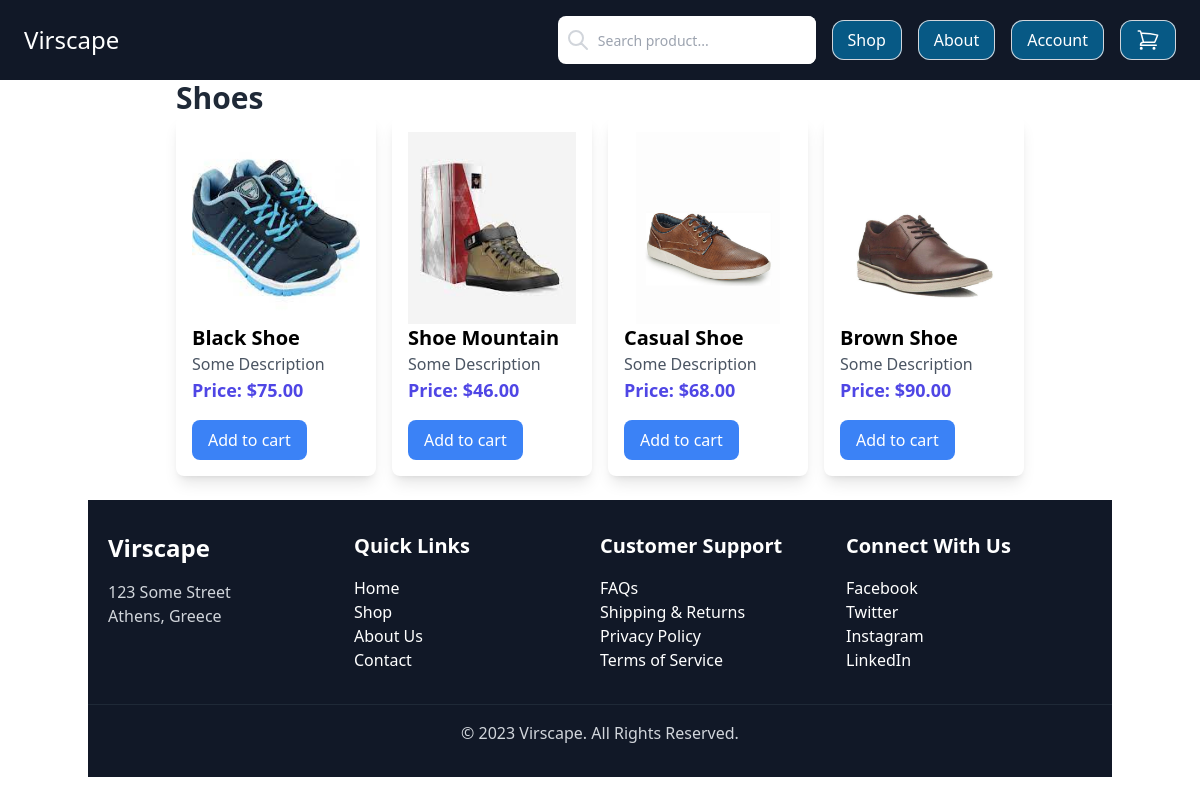
Screenshot of /shoes with the database file from the repository.
### shop/models.py (models this page shows, shortened)
class Category(models.Model):
    title = models.CharField(max_length=50)
    slug = models.SlugField(null=False, unique=True)
    image = models.ImageField(upload_to='uploads/categories', blank=True, null=True)
    class Meta:
        verbose_name_plural = 'Categories'

class Item(models.Model):
    category = models.ForeignKey(Category, related_name='item', on_delete=models.CASCADE)
    title = models.CharField(max_length=50)
    description = models.TextField(blank=True)
    slug = models.SlugField(null=False, unique=True)
    image = models.ImageField(upload_to='uploads/', blank=True, null=True)
    price = models.FloatField()
    created_date = models.DateField(auto_now_add=True)
    updated_date = models.DateField(auto_now=True)
    favourites = models.ManyToManyField(User, related_name='favourite', default=None, blank=True)
    class Meta:
        ordering = ('-created_date',)
    def get_image(self):
        if self.image:
            return self.image.url

### shop/views.py (the view)
# urls.py: path('<slug:slug>', views.view_category, name="category_view" ),
def view_category(request, slug):
    category = get_object_or_404(Category, slug=slug)
    context = {'category':category}
    return render(request, 'shop/category_detail.html', context)

### shop/templates/shop/category_detail.html
{% extends 'core/base.html' %}
{% block content %}
<strong class="text-3xl mt-4 font-semibold text-gray-800 mb-8">{{ category.title }}</strong>
<br>
<div class="grid grid-cols-1 sm:grid-cols-2 md:grid-cols-3 lg:grid-cols-4 gap-4">
    {% for item in category.item.all %}
        <div class="p-4 bg-white shadow-lg rounded-lg">
    <a href="{% url 'view_item' item.category.slug item.slug %}">
        <img src="{{ item.get_image }}" alt="image of {{ item.title }}" class="max-w-full mx-auto h-48">
    </a>
        <h2 class="text-xl font-semibold">{{ item.title }}</h2>
        <p class="text-gray-600">{{ item.description }}</p>
        <p class="text-lg text-indigo-600 font-semibold">Price: ${{ item.price|floatformat:2 }}</p>
        <button data-product="{{ item.id }}" data-action="add" data-user="{{ request.user }}" class="mt-4 py-2 px-4 bg-blue-500 text-white rounded-lg hover:bg-blue-700 transition duration-300 ease-in-out update-cart">
            Add to cart
        </button>
    </div>
    {% empty %}
    <p>No items found in this category.</p>
    {% endfor %}
</div>
{% endblock content %}

### rows the page displays
Category: title "Shoes"
Item: get_image (picture), title "Black Shoe", description "Some Description", price "75.00"
Item: get_image (picture), title "Shoe Mountain", description "Some Description", price "46.00"
Item: get_image (picture), title "Casual Shoe", description "Some Description", price "68.00"
Item: get_image (picture), title "Brown Shoe", description "Some Description", price "90.00"
